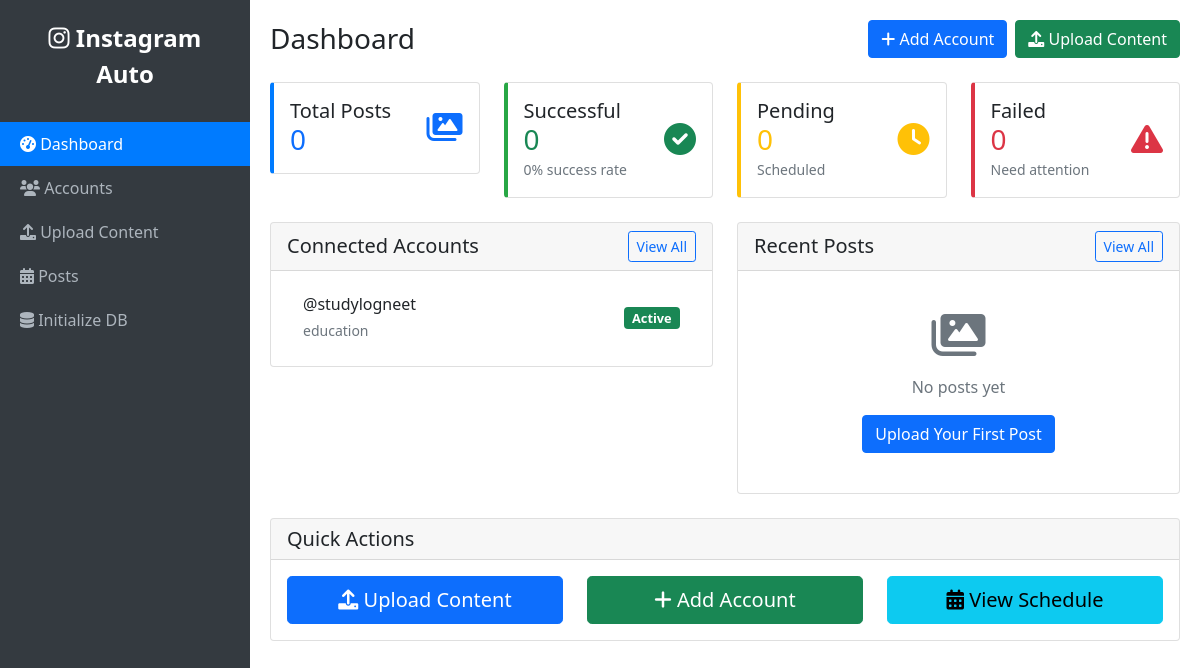
Before: / with the older database file.
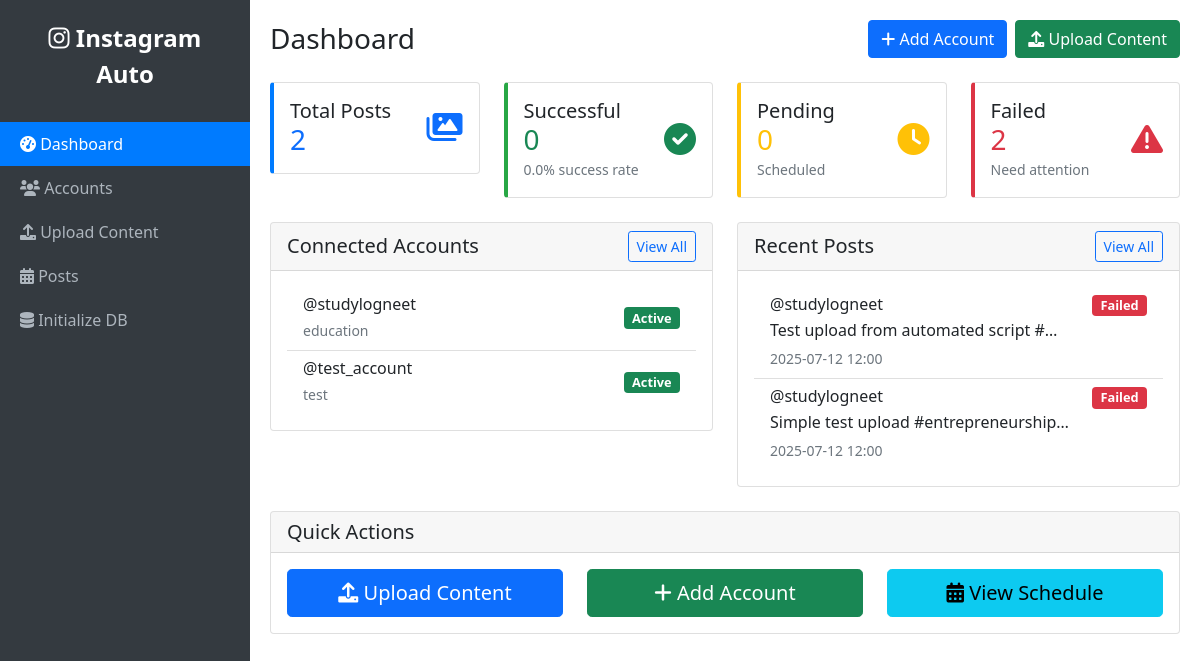
After: the same page with the newer database file.
### app.py (models this page shows)
class Account(db.Model):
    __tablename__ = 'accounts'
    id = db.Column(db.Integer, primary_key=True)
    username = db.Column(db.String(255), unique=True, nullable=False)
    instagram_id = db.Column(db.String(255), unique=True, nullable=False)
    access_token = db.Column(db.Text, nullable=False)
    account_type = db.Column(db.String(50), default='business')
    niche = db.Column(db.String(100))
    is_active = db.Column(db.Boolean, default=True)
    created_at = db.Column(db.DateTime, default=datetime.utcnow)
    updated_at = db.Column(db.DateTime, default=datetime.utcnow, onupdate=datetime.utcnow)
    posts = db.relationship('Post', backref='account', lazy=True)
    schedule = db.relationship('PostingSchedule', backref='account', lazy=True)

class Post(db.Model):
    __tablename__ = 'posts'
    id = db.Column(db.Integer, primary_key=True)
    account_id = db.Column(db.Integer, db.ForeignKey('accounts.id'), nullable=False)
    content_type = db.Column(db.String(50), nullable=False)  # 'image', 'carousel', 'story'
    caption = db.Column(db.Text)
    media_urls = db.Column(db.Text)  # JSON array of image URLs
    hashtags = db.Column(db.Text)  # JSON array of hashtags
    scheduled_time = db.Column(db.DateTime, nullable=False)
    actual_post_time = db.Column(db.DateTime)
    status = db.Column(db.String(50), default='scheduled')  # 'scheduled', 'posted', 'failed', 'cancelled'
    instagram_post_id = db.Column(db.String(255))
    error_message = db.Column(db.Text)
    created_at = db.Column(db.DateTime, default=datetime.utcnow)
    updated_at = db.Column(db.DateTime, default=datetime.utcnow, onupdate=datetime.utcnow)

### app.py (the view)
@app.route('/')
def index():
    accounts = Account.query.filter_by(is_active=True).all()
    recent_posts = Post.query.order_by(Post.created_at.desc()).limit(10).all()
    total_posts = Post.query.count()
    successful_posts = Post.query.filter_by(status='posted').count()
    failed_posts = Post.query.filter_by(status='failed').count()
    pending_posts = Post.query.filter_by(status='scheduled').count()
    stats = {
        'total_posts': total_posts,
        'successful_posts': successful_posts,
        'failed_posts': failed_posts,
        'pending_posts': pending_posts,
        'success_rate': round((successful_posts / total_posts * 100) if total_posts > 0 else 0, 1)
    }
    return render_template('dashboard.html',
                         accounts=accounts,
                         recent_posts=recent_posts,
                         stats=stats)

### templates/dashboard.html (shortened to what the changed rows need)
{% extends "base.html" %}
{% block content %}
<div class="d-flex justify-content-between align-items-center mb-4">
    <h1 class="h3 mb-0">Dashboard</h1>
</div>
<div class="row mb-4">
    <div class="col-md-3">
        <div class="card card-stat">
            <div class="card-body">
                <div class="d-flex align-items-center">
                    <div class="flex-grow-1">
                        <h5 class="card-title mb-0">Total Posts</h5>
                        <h3 class="text-primary mb-0">{{ stats.total_posts }}</h3>
                    </div>
                </div>
            </div>
        </div>
    </div>
    <div class="col-md-3">
        <div class="card card-stat success">
            <div class="card-body">
                <div class="d-flex align-items-center">
                    <div class="flex-grow-1">
                        <h5 class="card-title mb-0">Successful</h5>
                        <h3 class="text-success mb-0">{{ stats.successful_posts }}</h3>
                        <small class="text-muted">{{ stats.success_rate }}% success rate</small>
                    </div>
                </div>
            </div>
        </div>
    </div>
    <div class="col-md-3">
        <div class="card card-stat danger">
            <div class="card-body">
                <div class="d-flex align-items-center">
                    <div class="flex-grow-1">
                        <h5 class="card-title mb-0">Failed</h5>
                        <h3 class="text-danger mb-0">{{ stats.failed_posts }}</h3>
                        <small class="text-muted">Need attention</small>
                    </div>
                </div>
            </div>
        </div>
    </div>
</div>
<div class="row">
    <div class="col-md-6">
        <div class="card">
            <div class="card-body">
                {% if accounts %}
                    <div class="list-group list-group-flush">
                        {% for account in accounts %}
                        <div class="list-group-item d-flex justify-content-between align-items-center">
                            <div>
                                <h6 class="mb-1">@{{ account.username }}</h6>
                                <small class="text-muted">{{ account.niche or 'No niche set' }}</small>
                            </div>
                            <span class="badge bg-{{ 'success' if account.is_active else 'secondary' }} status-badge">
                                {{ 'Active' if account.is_active else 'Inactive' }}
                            </span>
                        </div>
                        {% endfor %}
                    </div>
                {% else %}
                    <div class="text-center py-4">
                        <i class="fas fa-user-plus fa-3x text-muted mb-3"></i>
                        <p class="text-muted">No accounts connected yet</p>
                        <a href="{{ url_for('add_account') }}" class="btn btn-primary">Add Your First Account</a>
                    </div>
                {% endif %}
            </div>
        </div>
    </div>
    <div class="col-md-6">
        <div class="card">
            <div class="card-body">
                {% if recent_posts %}
                    <div class="list-group list-group-flush">
                        {% for post in recent_posts %}
                        <div class="list-group-item">
                            <div class="d-flex justify-content-between align-items-start">
                                <div class="flex-grow-1">
                                    <h6 class="mb-1">@{{ post.account.username }}</h6>
                                    <p class="mb-1 text-truncate" style="max-width: 300px;">
                                        {{ post.caption[:100] }}{% if post.caption and post.caption|length > 100 %}...{% endif %}
                                    </p>
                                    <small class="text-muted">{{ post.created_at.strftime('%Y-%m-%d %H:%M') }}</small>
                                </div>
                                <span class="badge bg-{{ 'success' if post.status == 'posted' else 'warning' if post.status == 'scheduled' else 'danger' }} status-badge">
                                    {{ post.status.title() }}
                                </span>
                            </div>
                        </div>
                        {% endfor %}
                    </div>
                {% else %}
                    <div class="text-center py-4">
                        <i class="fas fa-images fa-3x text-muted mb-3"></i>
                        <p class="text-muted">No posts yet</p>
                        <a href="{{ url_for('upload') }}" class="btn btn-primary">Upload Your First Post</a>
                    </div>
                {% endif %}
            </div>
        </div>
    </div>
</div>
{% endblock %}

Changed rows visible on the page:
added Account: username "test_account", niche "test", is_active "Active"
added Post: account.username "studylogneet", caption "Test upload from automated script #…", created_at "2025-07-12 12:00", status "Failed"
added Post: account.username "studylogneet", caption "Simple test upload #entrepreneurship…", created_at "2025-07-12 12:00", status "Failed"
Other visible differences:
{{ stats.total_posts }}: "0" → "2"
{{ stats.success_rate }}: "0" → "0.0"
{{ stats.failed_posts }}: "0" → "2"
text no longer shown: "No posts yet Upload Your First Post"
